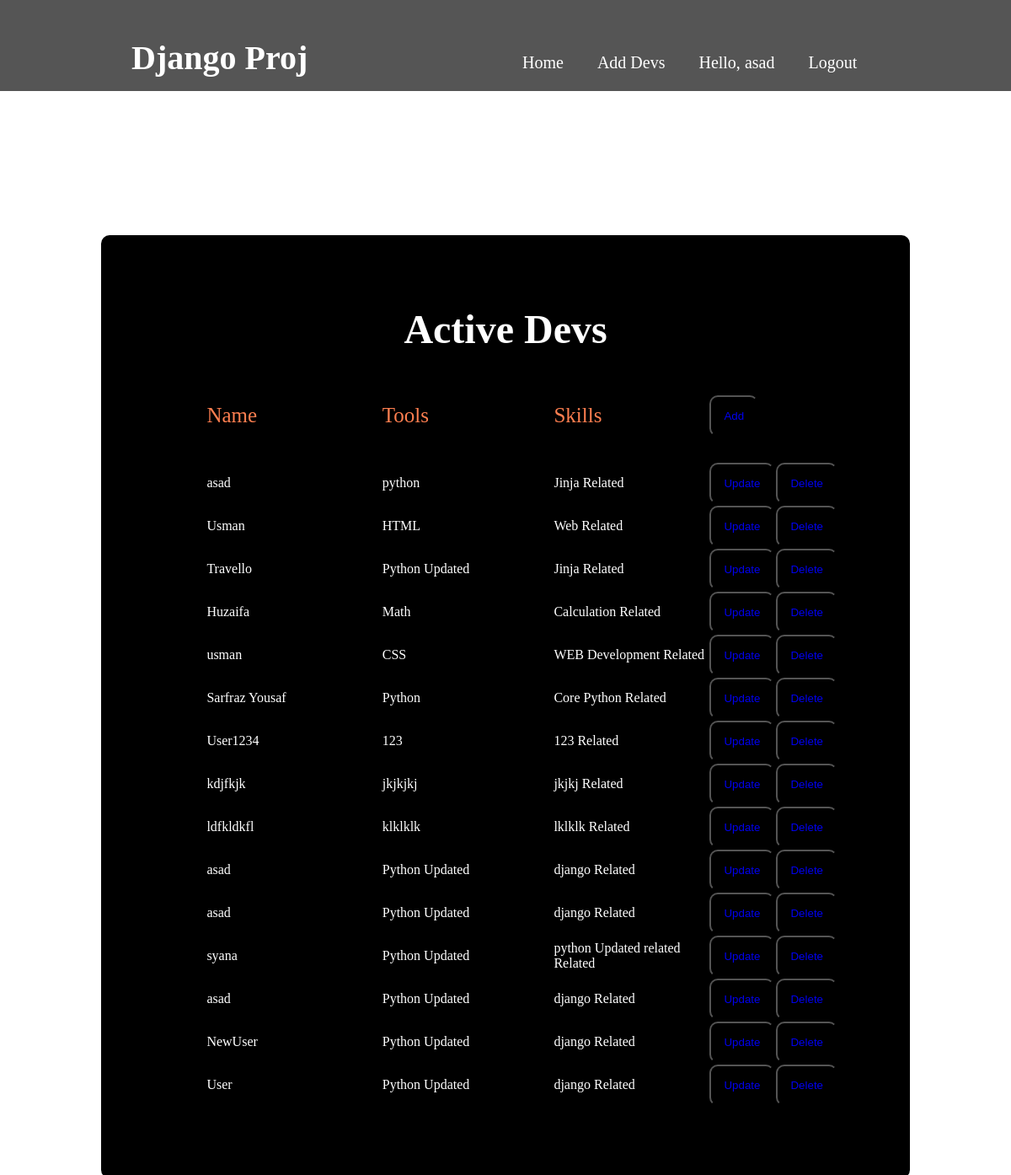
The app's page /devsList/ (signed in) with its own data.
### BulidingSite/models.py (models this page shows)
class addDev(models.Model):
    Name = models.CharField(max_length=20)
    Tool = models.CharField(max_length=20)
    Skills = models.CharField(max_length=1000)

### BulidingSite/views.py (the view)
# urls.py: path("devsList/",views.devs_list,name="devsList"),
def devs_list(request):
    form =  addDev.objects.all()
    return render(request,"devsList.html",{"form":form})

### BulidingSite/templates/devsList.html (shortened to what this page needs)
 {% load static %}
<!DOCTYPE html>
<html lang="en">
<head>
    <link rel="stylesheet" href="{% static 'devsList.css' %}">
</head>
<body>
    <nav>
        <div class="container">
            <h1 class="label">Django Proj</h1>
            <ul>
                <li><a href="{% url 'homePage' %}">Home</a></li>
                <li><a href="{% url 'devs'  %}">Add Devs</a></li>
                {% if user.is_authenticated %}
                <li><a> Hello, {{user.first_name}}</a></li>
                <li><a href="{% url 'logout' %}">Logout</a></li>
                {% else %}
                <li><a href="{% url 'login' %}">login</a></li>
                <li><a href="{% url 'register' %}">Register</a></li>
                {% endif %}
            </ul>
        </div>
    </nav>
    <div class="content">
        <h1>Active Devs</h1>
        <table>
            <thead>
                <tr>
                    <td class="thead">Name</td>
                    <td class="thead">Tools</td>
                    <td class="thead">Skills</td>
                    <td>
                        <button><a href="{% url 'devs'  %}" >Add</a></button>
                    </td>
                </tr>
            </thead>
            <tbody>
                {% for i in form %}
                <tr>
                    <td class="tbody">{{i.Name}}</td>
                    <td class="tbody">{{i.Tool}}</td>
                    <td class="tbody">{{i.Skills}} Related</td>
                    <td>
                        <button><a href="{% url 'update' i.id%}">Update</a></button>
                    </td>
                    <td><button><a href="{% url 'delete' i.id %}">Delete</a></button></td>
                </tr>
                {% endfor %}
            </tbody>
        </table>
    </div>
</body>
</html>

### BulidingSite/static/devsList.css (style rules this page uses)
* { padding: 0; margin: auto; }
nav { padding: 45px; background-color: #555555; }
.container { width: 80%; }
.label { float: left; font-size: 2.5em; color: white; }
ul { padding-left: 50%; padding-top: 2%; }
ul li { list-style: none; float: left; }
ul li a { text-decoration: none; padding: 20px; font-size: 20px; color: white; }
.content { position: absolute; top: 20%; left: 20%; width: 60%; padding: 7%; box-sizing: border-box; border-radius: 10px; background: black; color: white; }
h1 { margin: 0 0 20px; font-size: 3em; }
.content { position: absolute; top: 20%; left: 10%; width: 80%; padding: 7%; box-sizing: border-box; border-radius: 10px; background: black; color: white; }
h1 { text-align: center; font-size: 3em; }
.thead { padding: 5%; width: 500px; font-size: 25px; color: coral; }
.tbody { padding-left: 5%; }
button { padding: 15px; transition: 0.5s; background-color: black; border-radius: 10px; color: royalblue; transition: 0.4s; }
button a { text-decoration: none; }

### records on screen
addDev: Name "asad", Tool "python", Skills "Jinja"
addDev: Name "Usman", Tool "HTML", Skills "Web"
addDev: Name "Travello", Tool "Python Updated", Skills "Jinja"
addDev: Name "Huzaifa", Tool "Math", Skills "Calculation"
addDev: Name "usman", Tool "CSS", Skills "WEB Development"
addDev: Name "Sarfraz Yousaf", Tool "Python", Skills "Core Python"
addDev: Name "User1234", Tool "123", Skills "123"
addDev: Name "kdjfkjk", Tool "jkjkjkj", Skills "jkjkj"
addDev: Name "ldfkldkfl", Tool "klklklk", Skills "lklklk"
addDev: Name "asad", Tool "Python Updated", Skills "django"
addDev: Name "asad", Tool "Python Updated", Skills "django"
addDev: Name "syana", Tool "Python Updated", Skills "python Updated related"
addDev: Name "asad", Tool "Python Updated", Skills "django"
addDev: Name "NewUser", Tool "Python Updated", Skills "django"
addDev: Name "User", Tool "Python Updated", Skills "django"

### other values on screen
{{ user.first_name }} "asad"
